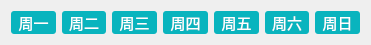
  <widget class="QWidget" name="layoutWidget_2">
   <property name="geometry">
    <rect>
     <x>340</x>
     <y>70</y>
     <width>371</width>
     <height>21</height>
    </rect>
   </property>
   <layout class="QHBoxLayout" name="horizontalLayout_4">
    <item>
     <widget class="QLabel" name="label_37">
      <property name="font">
       <font>
        <family>宋体</family>
        <pointsize>11</pointsize>
       </font>
      </property>
      <property name="styleSheet">
       <string notr="true">background-color:#09b4be;
border-radius:3px;
color:white;
</string>
      </property>
      <property name="text">
       <string>周一</string>
      </property>
      <property name="alignment">
       <set>Qt::AlignCenter</set>
      </property>
     </widget>
    </item>
    <item>
     <widget class="QLabel" name="label_38">
      <property name="font">
       <font>
        <family>宋体</family>
        <pointsize>11</pointsize>
       </font>
      </property>
      <property name="styleSheet">
       <string notr="true">background-color:#09b4be;
border-radius:3px;
color:white;
</string>
      </property>
      <property name="text">
       <string>周二</string>
      </property>
      <property name="alignment">
       <set>Qt::AlignCenter</set>
      </property>
     </widget>
    </item>
    <item>
     <widget class="QLabel" name="label_39">
      <property name="font">
       <font>
        <family>宋体</family>
        <pointsize>11</pointsize>
       </font>
      </property>
      <property name="styleSheet">
       <string notr="true">background-color:#09b4be;
border-radius:3px;
color:white;
</string>
      </property>
      <property name="text">
       <string>周三</string>
      </property>
      <property name="alignment">
       <set>Qt::AlignCenter</set>
      </property>
     </widget>
    </item>
    <item>
     <widget class="QLabel" name="label_40">
      <property name="font">
       <font>
        <family>宋体</family>
        <pointsize>11</pointsize>
       </font>
      </property>
      <property name="styleSheet">
       <string notr="true">background-color:#09b4be;
border-radius:3px;
color:white;
</string>
      </property>
      <property name="text">
       <string>周四</string>
      </property>
      <property name="alignment">
       <set>Qt::AlignCenter</set>
      </property>
     </widget>
    </item>
    <item>
     <widget class="QLabel" name="label_41">
      <property name="font">
       <font>
        <family>宋体</family>
        <pointsize>11</pointsize>
       </font>
      </property>
      <property name="styleSheet">
       <string notr="true">background-color:#09b4be;
border-radius:3px;
color:white;
</string>
      </property>
      <property name="text">
       <string>周五</string>
      </property>
      <property name="alignment">
       <set>Qt::AlignCenter</set>
      </property>
     </widget>
    </item>
    <item>
     <widget class="QLabel" name="label_42">
      <property name="font">
       <font>
        <family>宋体</family>
        <pointsize>11</pointsize>
       </font>
      </property>
      <property name="styleSheet">
       <string notr="true">background-color:#09b4be;
border-radius:3px;
color:white;
</string>
      </property>
      <property name="text">
       <string>周六</string>
      </property>
      <property name="alignment">
       <set>Qt::AlignCenter</set>
      </property>
     </widget>
    </item>
    <item>
     <widget class="QLabel" name="label_43">
      <property name="font">
       <font>
        <family>宋体</family>
        <pointsize>11</pointsize>
       </font>
      </property>
      <property name="styleSheet">
       <string notr="true">background-color:#09b4be;
border-radius:3px;
color:white;
</string>
      </property>
      <property name="text">
       <string>周日</string>
      </property>
      <property name="alignment">
       <set>Qt::AlignCenter</set>
      </property>
     </widget>
    </item>
   </layout>
  </widget>
